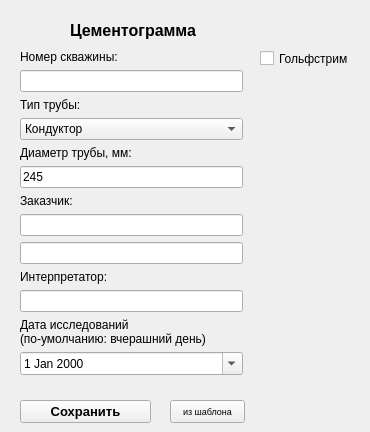
    <widget class="QWidget" name="tab_3">
     <attribute name="title">
      <string>Цементограмма</string>
     </attribute>
     <widget class="QPushButton" name="pushButton_from_temp">
      <property name="geometry">
       <rect>
        <x>170</x>
        <y>400</y>
        <width>75</width>
        <height>23</height>
       </rect>
      </property>
      <property name="font">
       <font>
        <pointsize>7</pointsize>
       </font>
      </property>
      <property name="text">
       <string>из шаблона</string>
      </property>
     </widget>
     <widget class="QPushButton" name="pushButton_save_cement">
      <property name="geometry">
       <rect>
        <x>20</x>
        <y>400</y>
        <width>131</width>
        <height>23</height>
       </rect>
      </property>
      <property name="font">
       <font>
        <pointsize>10</pointsize>
        <weight>75</weight>
        <bold>true</bold>
       </font>
      </property>
      <property name="text">
       <string>Сохранить</string>
      </property>
     </widget>
     <widget class="QWidget" name="verticalLayoutWidget_2">
      <property name="geometry">
       <rect>
        <x>20</x>
        <y>50</y>
        <width>223</width>
        <height>346</height>
       </rect>
      </property>
      <layout class="QVBoxLayout" name="verticalLayout_2">
       <item>
        <widget class="QLabel" name="label_3">
         <property name="text">
          <string>Номер скважины:</string>
         </property>
        </widget>
       </item>
       <item>
        <widget class="QLineEdit" name="lineEdit_number_skv"/>
       </item>
       <item>
        <widget class="QLabel" name="label_30">
         <property name="text">
          <string>Тип трубы:</string>
         </property>
        </widget>
       </item>
       <item>
        <widget class="QComboBox" name="comboBox_pipe_type">
         <item>
          <property name="text">
           <string>Кондуктор</string>
          </property>
         </item>
         <item>
          <property name="text">
           <string>Направление</string>
          </property>
         </item>
         <item>
          <property name="text">
           <string>Колонна</string>
          </property>
         </item>
         <item>
          <property name="text">
           <string>Тех. колонна</string>
          </property>
         </item>
        </widget>
       </item>
       <item>
        <widget class="QLabel" name="label_31">
         <property name="text">
          <string>Диаметр трубы, мм:</string>
         </property>
        </widget>
       </item>
       <item>
        <widget class="QLineEdit" name="lineEdit_pipe_diameter">
         <property name="text">
          <string>245</string>
         </property>
        </widget>
       </item>
       <item>
        <widget class="QLabel" name="label_32">
         <property name="text">
          <string>Заказчик:</string>
         </property>
        </widget>
       </item>
       <item>
        <widget class="QLineEdit" name="lineEdit_client"/>
       </item>
       <item>
        <widget class="QLineEdit" name="lineEdit_client2"/>
       </item>
       <item>
        <widget class="QLabel" name="label_33">
         <property name="text">
          <string>Интерпретатор:</string>
         </property>
        </widget>
       </item>
       <item>
        <widget class="QLineEdit" name="lineEdit_interpreter"/>
       </item>
       <item>
        <widget class="QLabel" name="label_34">
         <property name="text">
          <string>Дата исследований
(по-умолчанию: вчерашний день)</string>
         </property>
        </widget>
       </item>
       <item>
        <widget class="QDateEdit" name="dateEdit">
         <property name="calendarPopup">
          <bool>true</bool>
         </property>
        </widget>
       </item>
       <item>
        <spacer name="verticalSpacer">
         <property name="orientation">
          <enum>Qt::Vertical</enum>
         </property>
         <property name="sizeHint" stdset="0">
          <size>
           <width>20</width>
           <height>40</height>
          </size>
         </property>
        </spacer>
       </item>
      </layout>
     </widget>
     <widget class="QLabel" name="label_59">
      <property name="geometry">
       <rect>
        <x>70</x>
        <y>20</y>
        <width>141</width>
        <height>21</height>
       </rect>
      </property>
      <property name="font">
       <font>
        <pointsize>12</pointsize>
        <weight>75</weight>
        <bold>true</bold>
       </font>
      </property>
      <property name="text">
       <string>Цементограмма</string>
      </property>
     </widget>
     <widget class="QCheckBox" name="checkBox_golfstrim">
      <property name="geometry">
       <rect>
        <x>260</x>
        <y>50</y>
        <width>101</width>
        <height>17</height>
       </rect>
      </property>
      <property name="text">
       <string>Гольфстрим</string>
      </property>
     </widget>
    </widget>
